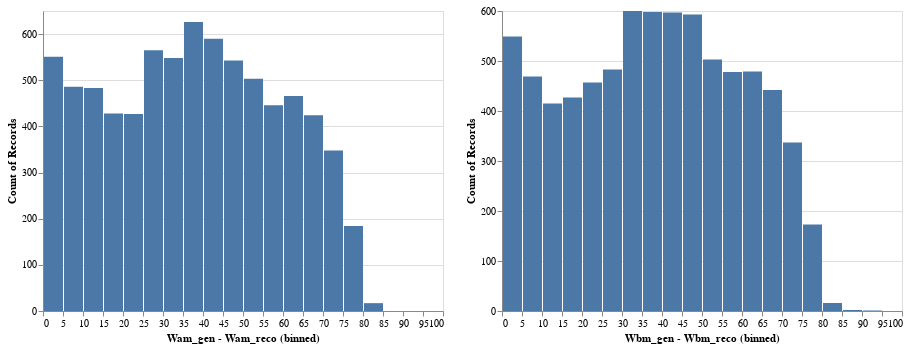

Notebook source saved alongside this figure:
### Code cell
jigsaw_difference_Wam = pd.DataFrame({'Wam_gen - Wam_reco': y_test.values[:, 0] - jigsaw_test[definitions.JIGSAW_TARGETS[dataset][target][0]].values})
jigsaw_difference_Wam_chart = alt.Chart(jigsaw_difference_Wam).mark_bar().encode(alt.X("Wam_gen - Wam_reco:Q", bin=alt.Bin(extent=[0, 100], step=5)), y="count()")
jigsaw_difference_Wbm = pd.DataFrame({'Wbm_gen - Wbm_reco': y_test.values[:, 1] - jigsaw_test[definitions.JIGSAW_TARGETS[dataset][target][1]].values})
jigsaw_difference_Wbm_chart = alt.Chart(jigsaw_difference_Wbm).mark_bar().encode(alt.X("Wbm_gen - Wbm_reco:Q", bin=alt.Bin(extent=[0, 100], step=5)), y="count()")
jigsaw_difference_Wam_chart | jigsaw_difference_Wbm_chart

### Figure 1 — Vega-Lite specification as saved in the notebook (floating-point values rounded to 4 significant figures; data arrays with more than 128 entries replaced by an {"elided": "..."} marker saying what was removed)
{"config": {"view": {"continuousWidth": 400, "continuousHeight": 300}}, "hconcat": [{"data": {"name": "data-d2483ac560c86dcab37acc164bb94085"}, "mark": "bar", "encoding": {"x": {"type": "quantitative", "bin": {"extent": [0, 100], "step": 5}, "field": "Wam_gen - Wam_reco"}, "y": {"type": "quantitative", "aggregate": "count"}}}, {"data": {"name": "data-82f0498df1310df7783f2412e9ff9011"}, "mark": "bar", "encoding": {"x": {"type": "quantitative", "bin": {"extent": [0, 100], "step": 5}, "field": "Wbm_gen - Wbm_reco"}, "y": {"type": "quantitative", "aggregate": "count"}}}], "$schema": "https://vega.github.io/schema/vega-lite/v4.0.2.json", "datasets": {"data-d2483ac560c86dcab37acc164bb94085": {"elided": "10000 records"}, "data-82f0498df1310df7783f2412e9ff9011": {"elided": "10000 records"}}}
